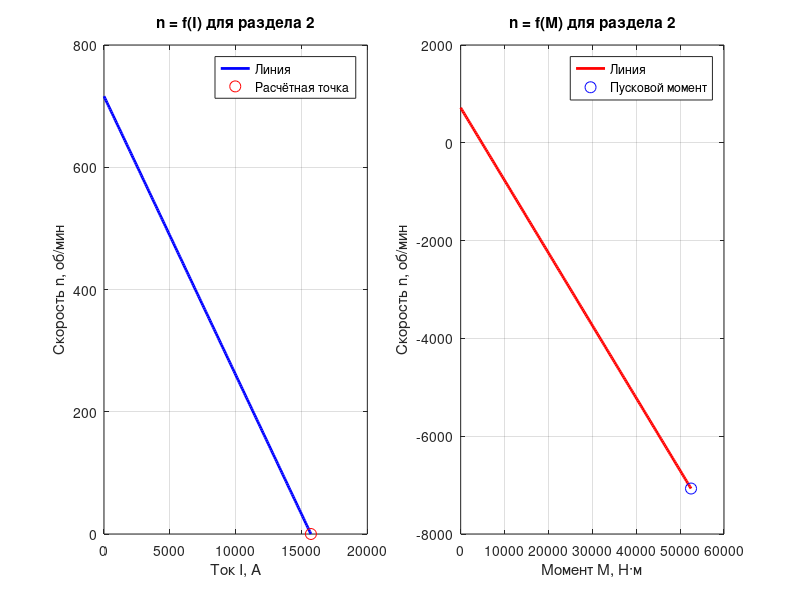

This figure's MATLAB source:
%% ============= РАЗДЕЛ 2. Расчёт основных величин =============

% Исходные данные:
U      = 220;            % Напряжение, В
R_ya   = 0.014;          % Сопротивление якоря, Ом
C_F_hom= 0.384 * 0.8;    % Магнитный поток, Вб
UkF_hom= 440 * 3.34 * 0.5;  % Произведение напряжения и потока, В·Вб

% Расчеты:
I_nom  = U / R_ya;                  % Номинальный ток, А
n_0    = U / C_F_hom;               % Скорость холостого хода, об/мин
M_pusk = UkF_hom / R_ya;            % Пусковой момент, Н·м

% Вывод результатов расчётов:
fprintf('========== Результаты расчетов (раздел 2) ==========\\n');
fprintf('Номинальный ток I_nom = %.0f A\\n', I_nom);
fprintf('Скорость холостого хода n_0 = %.2f об/мин\\n', n_0);
fprintf('Пусковой момент M_pusk = %.0f H*m\\n', M_pusk);
fprintf('====================================================\\n');

%% ГРАФИКИ ДЛЯ РАЗДЕЛА 2 (свой отдельный рисунок)
figure('Name','Раздел 2 – Характеристики', 'Position',[100,100,1000,400]);
subplot(1,2,1);
I_2 = linspace(0, I_nom, 200);
n_2 = n_0 - (R_ya / C_F_hom) * I_2;
plot(I_2, n_2, 'b-', 'LineWidth',2); hold on;
plot(I_nom, n_0 - (R_ya / C_F_hom)*I_nom, 'ro','MarkerSize',8);
grid on;
xlabel('Ток I, А');
ylabel('Скорость n, об/мин');
title('n = f(I) для раздела 2');
legend('Линия', 'Расчётная точка', 'Location','best');

subplot(1,2,2);
M_2 = linspace(0, M_pusk, 200);
kF_2 = C_F_hom;   % можно вывести отдельно, если нужно
nM_2 = n_0 - (R_ya / (C_F_hom * kF_2)) * M_2;
plot(M_2, nM_2, 'r-', 'LineWidth',2); hold on;
plot(M_pusk, n_0 - (R_ya / (C_F_hom * kF_2)) * M_pusk, 'bo','MarkerSize',8);
grid on;
xlabel('Момент M, Н·м');
ylabel('Скорость n, об/мин');
title('n = f(M) для раздела 2');
legend('Линия', 'Пусковой момент', 'Location','best');
